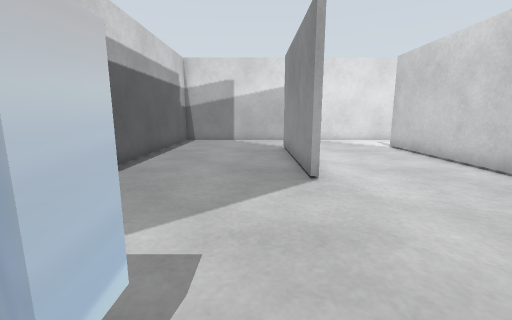
[1] (above)

12 first-person views from a walk through a robot-simulator world made for Gazebo. The camera is 0.32 m above the floor, tilts 10° down and sees 90° across. The lines on the ground mark 1 m squares. The floor is counted in squares, 0.2 m on a side. Each view is taken from the middle of a square. On the plan, view 1 faces up. The plan holds only what a view shows up to about 14 squares ahead; the rest is blank.

[2]
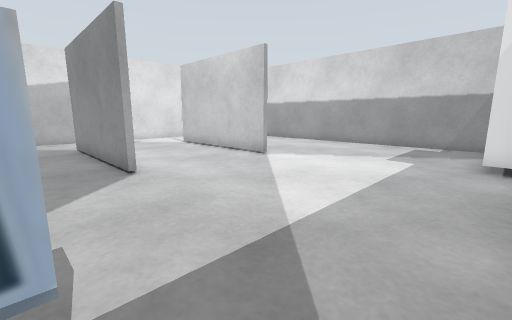

[3]
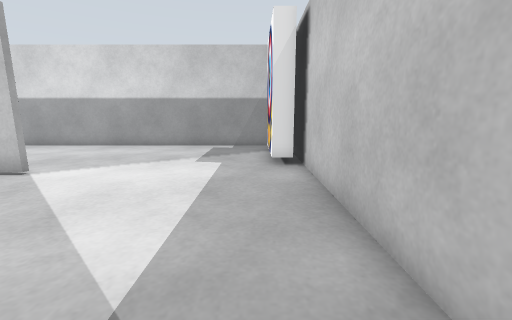

[4]
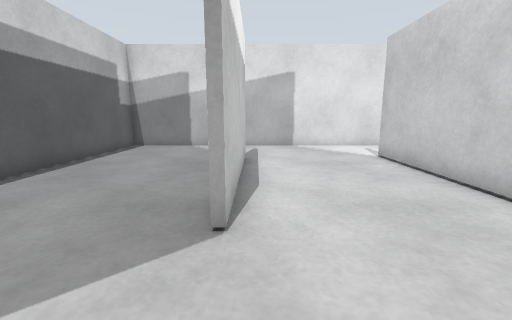

[5]
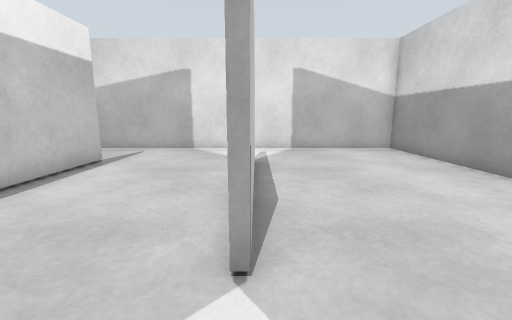

[6]
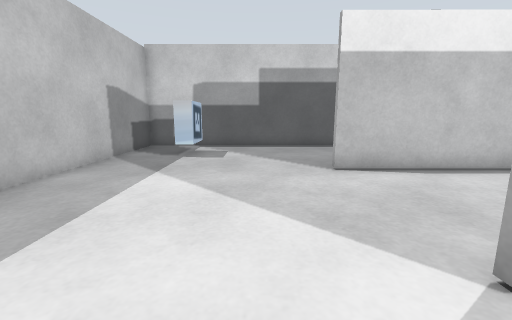

[7]
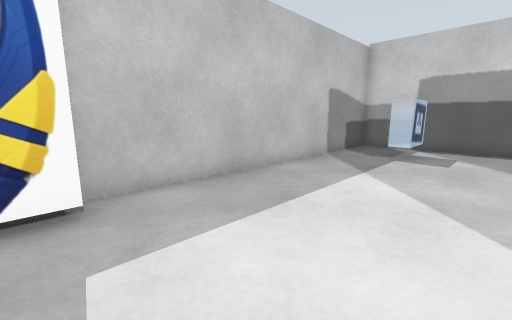

[8]
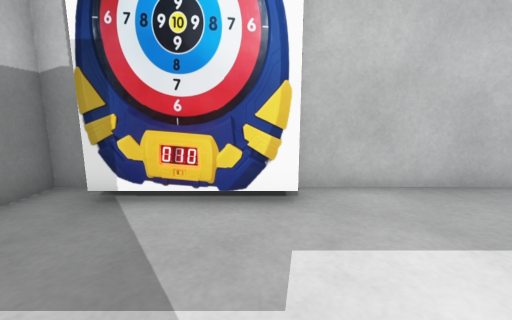

[9]
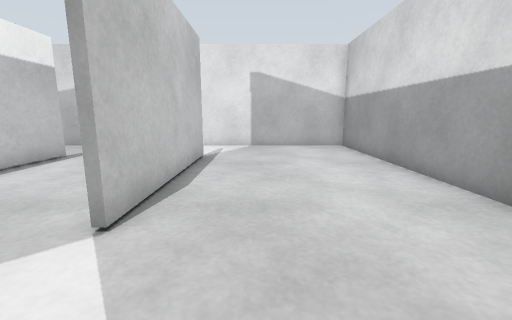

[10]
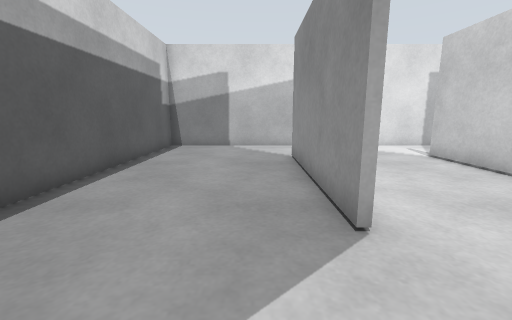

[11]
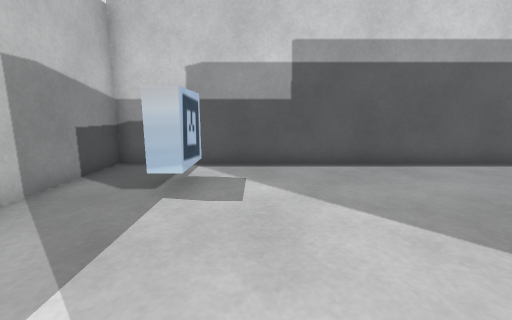

[12]
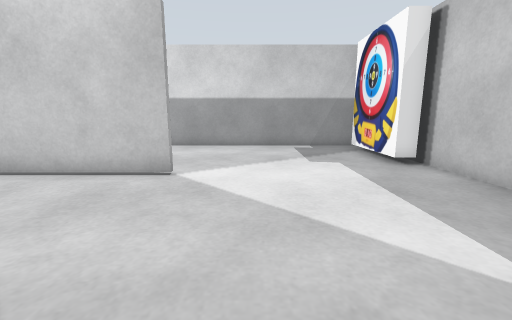

### Floor plan
Points are (right, up) in squares from view 1. A wall is a line through its corners. A room is listed if a view was taken in it or the views show most of it. See-through windows are left out.
Room 1 (views 1, 2, 3, 4, 5, 6, 7, 8, 9, 10, 11, 12)
walls: (1.4, 6.3) (1.4, 12.9); (6.7, 6.3) (6.8, 12.9); (1.6, 12.9) (1.6, 6.3); (7, 12.9) (7, 6.3); (-2.6, 1.6) (-0.9, 1.6) (-0.9, 0.8); (8.2, -1.2) (8.2, -0.5) (12.1, -0.5); (12.7, -1.6) (13.5, -1.6) (13.5, 16.4) (-4.5, 16.5) (-4.5, -1.5) (10.7, -1.6)

Where each view was taken, in squares from view 1:
view 1: 0 up, 0 right, facing up
view 2: 1 down, 1 left, facing up-right
view 3: 0 up, 0 right, facing right
view 4: 3 up, 2 right, facing up
view 5: 4 up, 7 right, facing up
view 6: 4 up, 9 right, facing left
view 7: 4 up, 9 right, facing down-left
view 8: 4 up, 9 right, facing down
view 9: 3 up, 9 right, facing up
view 10: 3 up, 0 right, facing up
view 11: 3 up, 4 right, facing left
view 12: 4 up, 0 right, facing right
